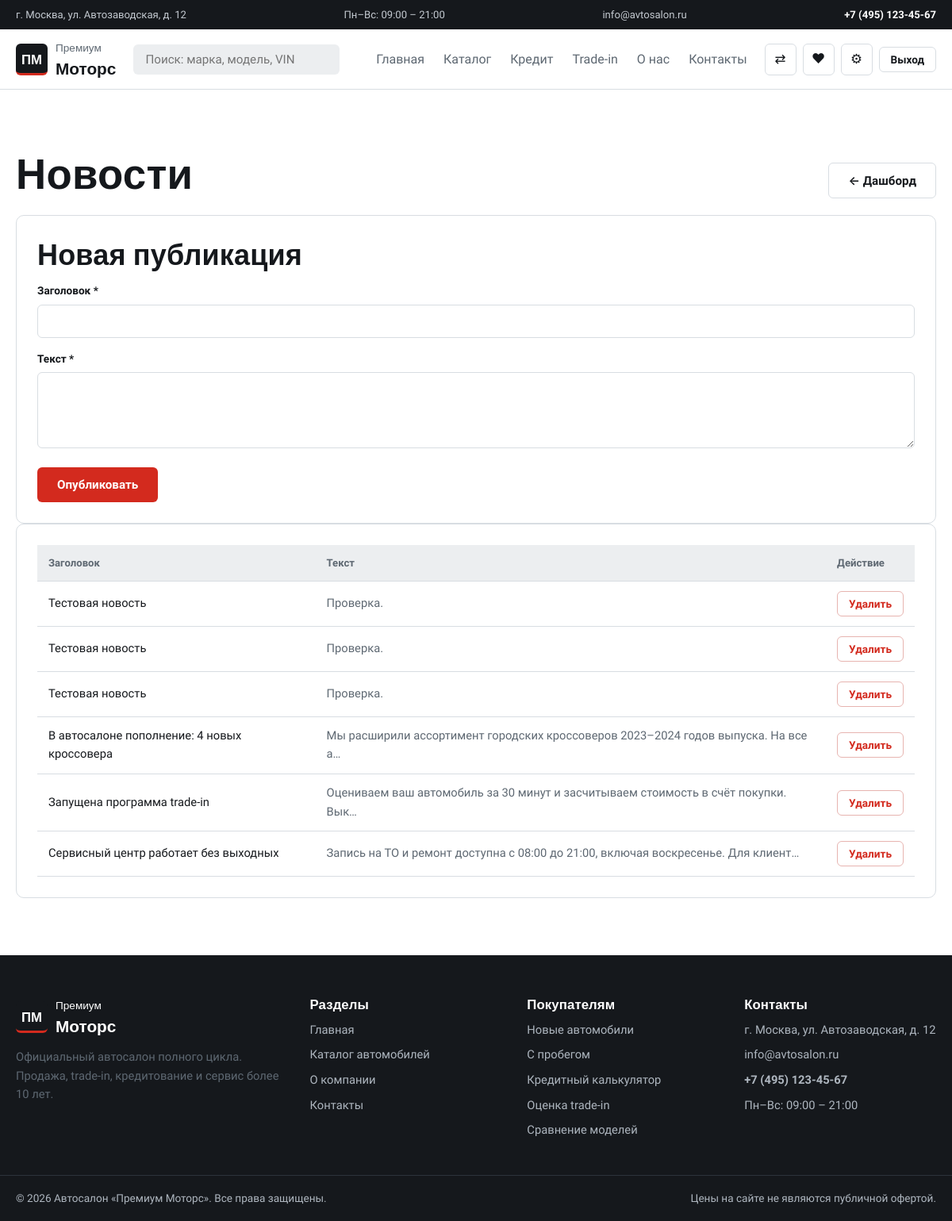
The page /admin/news (signed in) on the database its author committed.
### tables this page shows
CREATE TABLE news (
    id         INTEGER PRIMARY KEY AUTOINCREMENT,
    title      TEXT NOT NULL,
    body       TEXT NOT NULL,
    published  INTEGER NOT NULL DEFAULT 1,
    created_at TEXT NOT NULL
);

### app.py (the view, shortened to what this page needs)
@app.route("/admin/news", methods=["GET", "POST"])
@admin_required
def admin_news():
    return render_template("admin/news.html", news=db.all_news(only_published=False))

### app.py (called while the page is built, shortened)
def generate_csrf():
    if "csrf" not in session:
        session["csrf"] = secrets.token_urlsafe(32)
    return session["csrf"]

def admin_required(f):
    @wraps(f)
    def wrapper(*args, **kwargs):
        user = db.get_user(session.get("user_id"))
        if not user:
            flash("Требуется вход в аккаунт.", "error")
            return redirect(url_for("login", next=request.full_path))
        if user["role"] != "admin":
            abort(403)
        return f(*args, **kwargs)
    return wrapper

@app.context_processor
def inject_globals():
    user = db.get_user(session["user_id"]) if session.get("user_id") else None
    if session.get("user_id") and not user:
        session.clear()
    favs = set(session.get("favorites", []))
    compare = session.get("compare", [])
    return {
        "current_user": user,
        "is_admin": bool(user and user["role"] == "admin"),
        "fav_ids": favs,
        "fav_count": len(favs),
        "compare_ids": compare,
        "compare_count": len(compare),
        "csrf_token": generate_csrf(),
        "current_year": 2026,
    }

@app.before_request
def csrf_protect():
    g.csrf = session.get("csrf")

### db.py (called while the page is built)
def get_connection():
    conn = sqlite3.connect(DB_PATH)
    conn.row_factory = sqlite3.Row
    conn.execute("PRAGMA foreign_keys=ON")
    return conn

@contextmanager
def db():
    conn = get_connection()
    try:
        yield conn
        conn.commit()
    except Exception:
        conn.rollback()
        raise
    finally:
        conn.close()

def get_user(user_id):
    with db() as conn:
        row = conn.execute("SELECT * FROM users WHERE id=?", (user_id,)).fetchone()
        return dict(row) if row else None

def all_news(only_published=True):
    sql = "SELECT * FROM news"
    if only_published:
        sql += " WHERE published=1"
    sql += " ORDER BY created_at DESC"
    with db() as conn:
        return [{"id": r["id"], "title": r["title"], "text": r["body"],
                 "body": r["body"], "published": r["published"],
                 "date": r["created_at"][:10]} for r in conn.execute(sql)]

### templates/admin/news.html (shortened to what this page needs)
{% extends 'base.html' %}
{% block content %}
<section class="section">
  <div class="container">
    <div class="admin-head">
      <h1>Новости</h1>
      <a class="btn btn--ghost" href="{{ url_for('admin_dashboard') }}">← Дашборд</a>
    </div>
    <div class="panel">
      <h2>Новая публикация</h2>
      <form method="post" class="form form--grid">
        <div class="field field--wide">
          <label for="title">Заголовок *</label>
          <input type="text" id="title" name="title" required>
        </div>
        <div class="field field--wide">
          <label for="body">Текст *</label>
          <textarea id="body" name="body" rows="4" required></textarea>
        </div>
        <button class="btn btn--primary" type="submit">Опубликовать</button>
      </form>
    </div>
    <div class="panel">
      <table class="admin-table">
        <thead>
          <tr>
            <th>Заголовок</th>
            <th>Текст</th>
            <th>Действие</th>
          </tr>
        </thead>
        <tbody>
          {% for n in news %}
          <tr>
            <td>{{ n['title'] }}</td>
            <td class="muted">{{ n['body'][:80] }}{% if n['body']|length > 80 %}…{% endif %}</td>
            <td>
              <form method="post">
                <button class="btn btn--danger btn--sm" type="submit">Удалить</button>
              </form>
            </td>
          </tr>
          {% else %}
          <tr>
            <td colspan="3">Новостей пока нет.</td>
          </tr>
          {% endfor %}
        </tbody>
      </table>
    </div>
  </div>
</section>
{% endblock %}

### static/css/style.css (style rules this page uses)
:root { --floor: #eceef0; --paper: #fff; --ink: #15181c; --steel: #5e6872; --line: #d8dde2; --red: #d32a1e; --red-dark: #b01f15; --ok: #1d7a4b; --warn: #b7791f; --r: 6px; --r-lg: 10px; --shadow: 0 18px 40px rgba(21, 24, 28, .12); --display: 'Oswald', 'Arial Narrow', Impact, sans-serif; --body: 'Onest', system-ui, -apple-system, 'Segoe UI', Roboto, sans-serif; }
* { box-sizing: border-box; }
html { scroll-behavior: smooth; }
body { margin: 0; font: 400 16px/1.6 var(--body); color: var(--ink); background: var(--paper); -webkit-font-smoothing: antialiased; }
h1, h2, h3, h4 { font-family: var(--display); font-weight: 600; line-height: 1.12; margin: 0 0 .5em; letter-spacing: .005em; }
h1 { font-size: clamp(2.1rem, 4.4vw, 3.5rem); }
h2 { font-size: clamp(1.6rem, 3vw, 2.3rem); }
a { color: inherit; text-decoration: none; }
.container { width: min(1240px, 100% - 40px); margin-inline: auto; }
.section { padding: 72px 0; }
.muted { color: var(--steel); }
.btn { display: inline-flex; align-items: center; justify-content: center; gap: 8px; padding: 12px 24px; border: 1.5px solid transparent; border-radius: var(--r); font: 600 .95rem var(--body); cursor: pointer; transition: background .2s, border-color .2s, color .2s; }
.btn--primary { background: var(--red); color: #fff; }
.btn--ghost { border-color: var(--line); background: var(--paper); color: var(--ink); }
.btn--danger { border-color: #e7b4b0; color: var(--red); background: #fff; }
.btn--sm { padding: 7px 14px; font-size: .85rem; }
input, select, textarea { width: 100%; padding: 11px 13px; border: 1px solid var(--line); border-radius: var(--r); font: 400 .95rem var(--body); background: #fff; color: var(--ink); transition: border-color .2s, box-shadow .2s; }
.form { display: grid; gap: 16px; }
.form--grid { grid-template-columns: 1fr 1fr; }
.form--grid .btn { grid-column: 1 / -1; justify-self: start; }
.field label { display: block; font-size: .85rem; font-weight: 600; margin-bottom: 6px; }
.field--wide { grid-column: 1 / -1; }
.panel { background: #fff; border: 1px solid var(--line); border-radius: var(--r-lg); padding: 26px; }
.table th, .table td, .admin-table th, .admin-table td { padding: 12px 14px; border-bottom: 1px solid var(--line); text-align: left; font-size: .92rem; vertical-align: middle; }
.table th, .admin-table th { background: var(--floor); font-weight: 600; font-size: .82rem; color: var(--steel); }
.admin-table { width: 100%; border-collapse: collapse; }
.admin-review__head, .admin-head { display: flex; justify-content: space-between; gap: 12px; align-items: center; flex-wrap: wrap; }

### rows shown on the page
news: title "Тестовая новость", body "Проверка."
news: title "Тестовая новость", body "Проверка."
news: title "Тестовая новость", body "Проверка."
news: title "В автосалоне пополнение: 4 новых кроссовера", body "Мы расширили ассортимент городских кроссоверов 2023–2024 годов выпуска. На все а"
news: title "Запущена программа trade-in", body "Оцениваем ваш автомобиль за 30 минут и засчитываем стоимость в счёт покупки. Вык"
news: title "Сервисный центр работает без выходных", body "Запись на ТО и ремонт доступна с 08:00 до 21:00, включая воскресенье. Для клиент"

### other values the page prints
{{ contacts.address }} "г. Москва, ул. Автозаводская, д. 12"
{{ contacts.work }} "Пн–Вс: 09:00 – 21:00"
{{ contacts.email }} "info@avtosalon.ru"
{{ contacts.phone }} "+7 (495) 123-45-67"
{{ current_year }} "2026"
